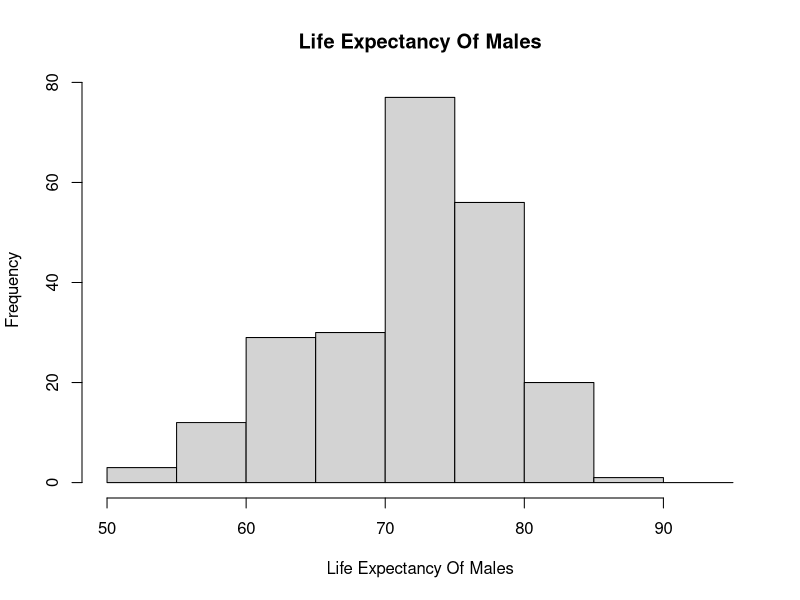
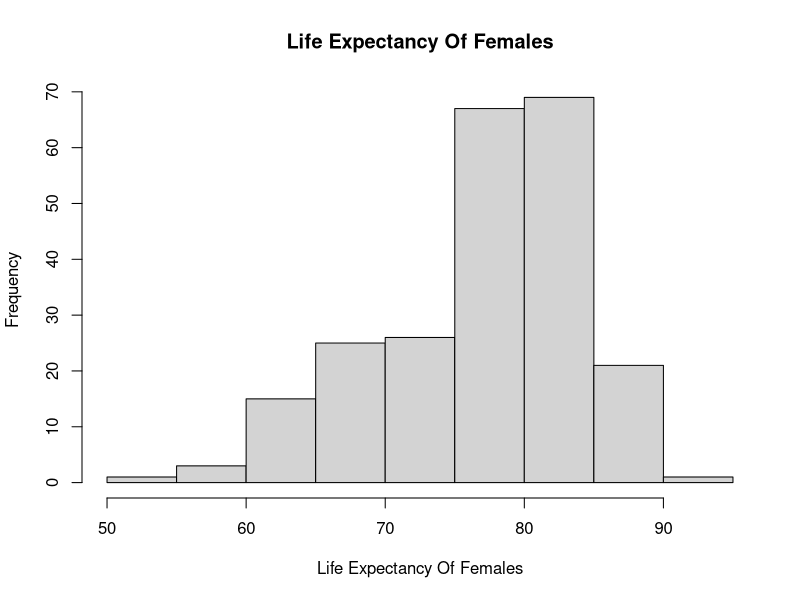
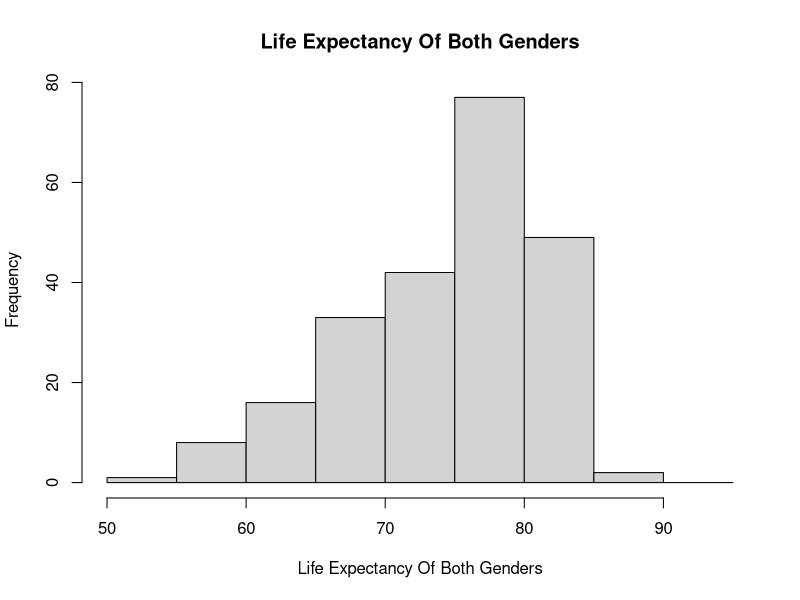
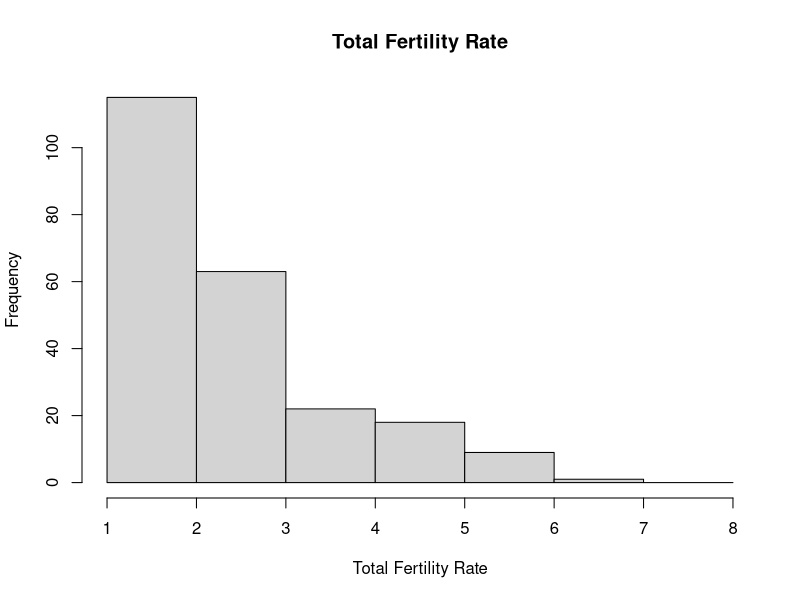
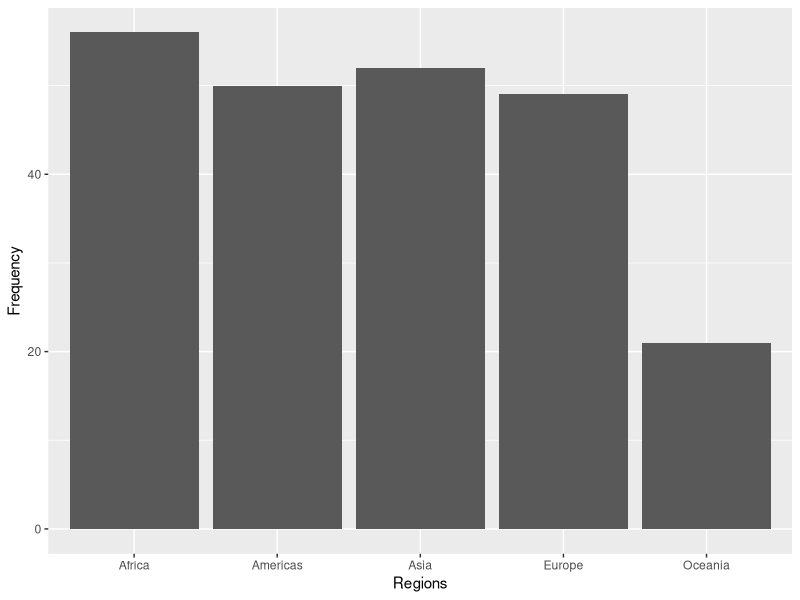
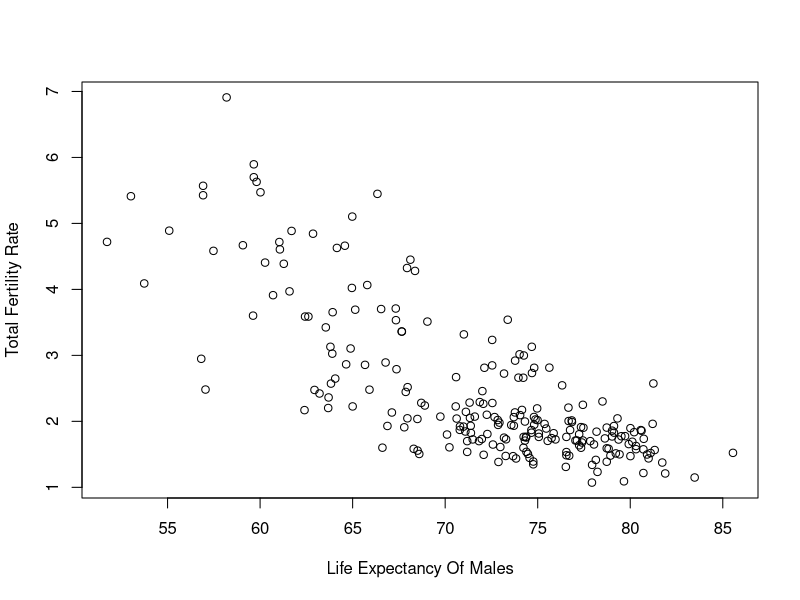
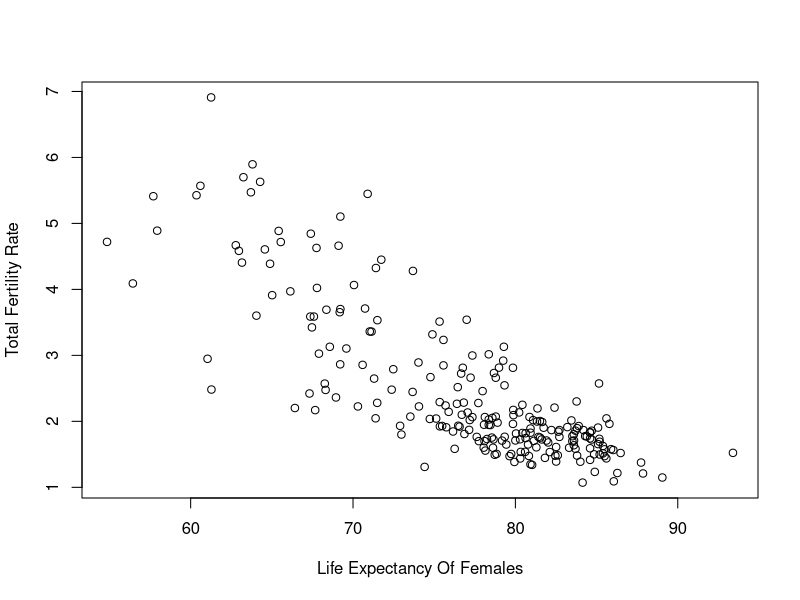

Recreate these plots in R, in order.
library(ggplot2)
data <- read.csv('census_2021_2001.csv')
data_2021 <- data[data$year == '2021',]
data_2001 <- data[data$year == '2001',]

print(transform(table(data_2021$region,dnn = "Region")))

print(transform(table(data_2021$subregion,dnn = "Sub-Region")))


fertility_breaks <-  seq(1.0, 8.0, by=1)

print(transform(table(cut(data_2021$total.fertility.rate,fertility_breaks),dnn = "Total Fertility Rate")))

life_expectancy_breaks = seq(50.0,95.0, by=5) 


print(transform(table(cut(data_2021$life.expectancy.males,life_expectancy_breaks),dnn = "Life Expectancy Of Male Genders")))

print(transform(table(cut(data_2021$life.expectancy.females,life_expectancy_breaks),dnn = "Life Expectancy Of Female Genders")))

print(transform(table(cut(data_2021$life.expectancy.both.sexes,life_expectancy_breaks),dnn = "Life Expectancy Of Both Genders")))

print(hist(data_2021$life.expectancy.males,breaks = life_expectancy_breaks,main = "Life Expectancy Of Males",xlab = "Life Expectancy Of Males"))

print(hist(data_2021$life.expectancy.females,breaks = life_expectancy_breaks,main = "Life Expectancy Of Females",xlab = "Life Expectancy Of Females"))

print(hist(data_2021$life.expectancy.both.sexes,breaks = life_expectancy_breaks,main = "Life Expectancy Of Both Genders",xlab = "Life Expectancy Of Both Genders"))


print(hist(data_2021$total.fertility.rate,breaks = fertility_breaks,main = "Total Fertility Rate",xlab = "Total Fertility Rate"))


print(ggplot(data.frame(data_2021$region), aes(x=data_2021$region)) + geom_bar() +labs(y= "Frequency", x = "Regions"))

print(plot(data_2021$life.expectancy.males,data_2021$total.fertility.rate,xlab="Life Expectancy Of Males",ylab="Total Fertility Rate"))

print(plot(data_2021$life.expectancy.females,data_2021$total.fertility.rate,xlab="Life Expectancy Of Females",ylab="Total Fertility Rate"))

